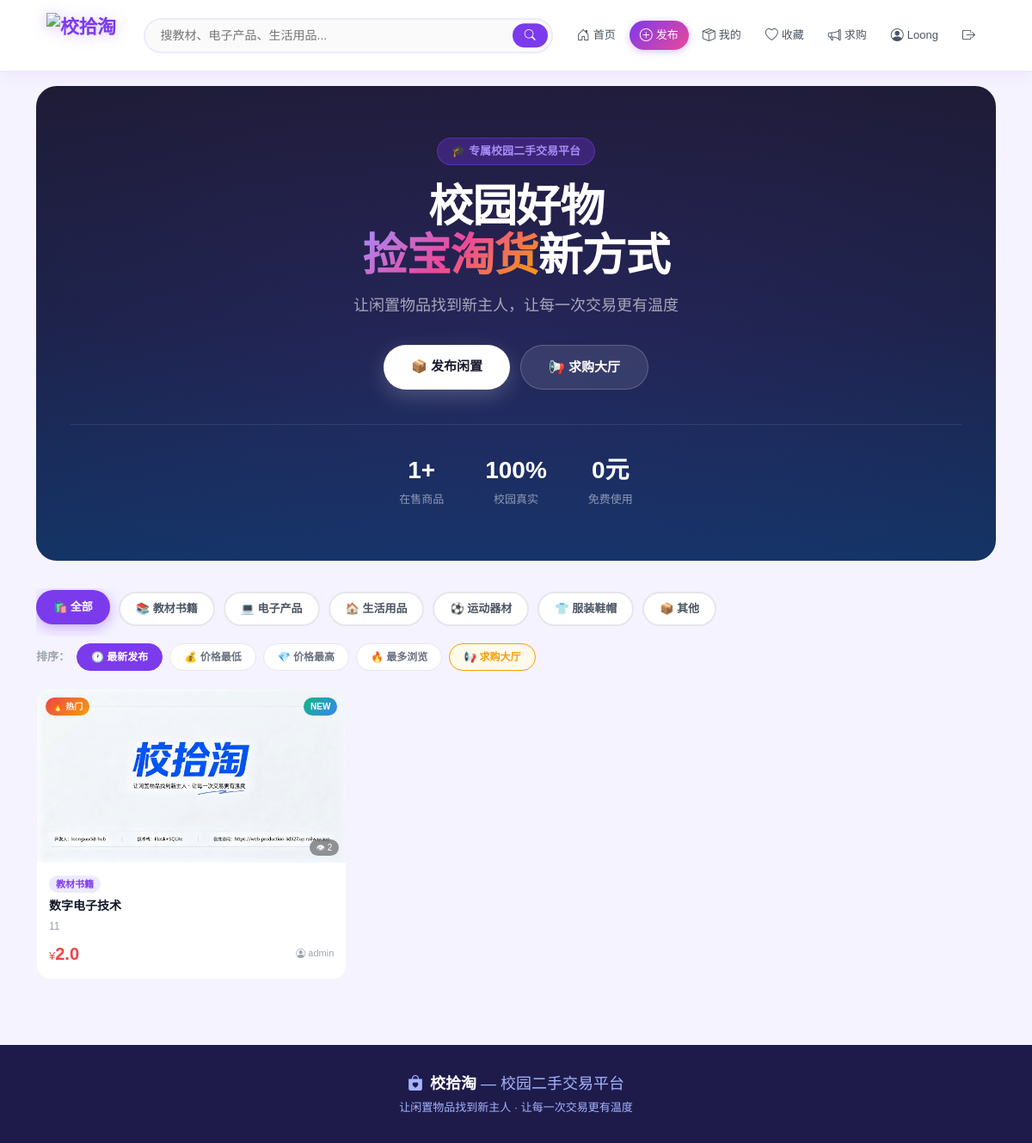
Screenshot of / (signed in) with the database file from the repository.
### app.py (models this page shows)
class User(UserMixin, db.Model):
    id = db.Column(db.Integer, primary_key=True)
    username = db.Column(db.String(80), unique=True, nullable=False)
    password = db.Column(db.String(200), nullable=False)
    avatar = db.Column(db.String(200), default='default_avatar.png')
    created_at = db.Column(db.DateTime, default=datetime.now)
    products = db.relationship('Product', backref='seller', lazy=True)

class Product(db.Model):
    id = db.Column(db.Integer, primary_key=True)
    name = db.Column(db.String(100), nullable=False)
    category = db.Column(db.String(50), nullable=False)
    price = db.Column(db.Float, nullable=False)
    description = db.Column(db.Text, nullable=False)
    image = db.Column(db.String(200), default='default.jpg')
    status = db.Column(db.String(20), default='在售')
    views = db.Column(db.Integer, default=0)
    created_at = db.Column(db.DateTime, default=datetime.now)
    user_id = db.Column(db.Integer, db.ForeignKey('user.id'), nullable=False)
    messages = db.relationship('Message', backref='product', lazy=True)

### app.py (the view)
@app.route('/')
def index():
    search = request.args.get('search', '')
    category = request.args.get('category', '')
    sort = request.args.get('sort', 'new')
    query = Product.query.filter_by(status='在售')
    if search:
        query = query.filter(Product.name.contains(search) | Product.description.contains(search))
    if category:
        query = query.filter_by(category=category)
    if sort == 'price_asc':
        query = query.order_by(Product.price.asc())
    elif sort == 'price_desc':
        query = query.order_by(Product.price.desc())
    elif sort == 'views':
        query = query.order_by(Product.views.desc())
    else:
        query = query.order_by(Product.created_at.desc())
    products = query.all()
    categories = ['教材书籍', '电子产品', '生活用品', '运动器材', '服装鞋帽', '其他']
    return render_template('index.html', products=products, categories=categories, search=search, current_category=category, sort=sort)

### app.py (called while the page is built)
@login_manager.user_loader
def load_user(user_id):
    return User.query.get(int(user_id))

### templates/index.html (shortened to what this page needs)
{% extends 'base.html' %}
{% block content %}
<div class="hero-section">
    <div style="position:relative;z-index:1;">
        <div class="hero-tag">🎓 专属校园二手交易平台</div>
        <h1 class="hero-title">校园好物<br><span>捡宝淘货</span>新方式</h1>
        <p class="hero-subtitle">让闲置物品找到新主人，让每一次交易更有温度</p>
        <div class="hero-btns">
            {% if not current_user.is_authenticated %}
            <a href="/register" class="hero-btn-primary">🚀 免费加入</a>
            <a href="/login" class="hero-btn-secondary">登录账号</a>
            {% else %}
            <a href="/publish" class="hero-btn-primary">📦 发布闲置</a>
            <a href="/want" class="hero-btn-secondary">📢 求购大厅</a>
            {% endif %}
        </div>
        <div class="hero-stats">
            <div class="stat-item">
                <span class="stat-num">{{ products|length }}+</span>
                <span class="stat-label">在售商品</span>
            </div>
            <div class="stat-item">
                <span class="stat-num">100%</span>
                <span class="stat-label">校园真实</span>
            </div>
            <div class="stat-item">
                <span class="stat-num">0元</span>
                <span class="stat-label">免费使用</span>
            </div>
        </div>
    </div>
</div>
{% set cat_icons = {'教材书籍':'📚','电子产品':'💻','生活用品':'🏠','运动器材':'⚽','服装鞋帽':'👕','其他':'📦'} %}
<div class="category-bar">
    <a href="/?sort={{ sort }}" class="cat-tag {{ 'active' if not current_category else 'inactive' }}">🛍️ 全部</a>
    {% for cat in categories %}
    <a href="/?category={{ cat }}&sort={{ sort }}{% if search %}&search={{ search }}{% endif %}"
       class="cat-tag {{ 'active' if current_category == cat else 'inactive' }}">
        {{ cat_icons.get(cat,'📦') }} {{ cat }}
    </a>
    {% endfor %}
</div>
<div class="sort-bar">
    <span style="font-size:13px;color:#9CA3AF;font-weight:600;">排序：</span>
    <a href="/?sort=new{% if current_category %}&category={{ current_category }}{% endif %}{% if search %}&search={{ search }}{% endif %}" class="sort-tag {{ 'active' if sort == 'new' else '' }}">🕐 最新发布</a>
    <a href="/?sort=price_asc{% if current_category %}&category={{ current_category }}{% endif %}{% if search %}&search={{ search }}{% endif %}" class="sort-tag {{ 'active' if sort == 'price_asc' else '' }}">💰 价格最低</a>
    <a href="/?sort=price_desc{% if current_category %}&category={{ current_category }}{% endif %}{% if search %}&search={{ search }}{% endif %}" class="sort-tag {{ 'active' if sort == 'price_desc' else '' }}">💎 价格最高</a>
    <a href="/?sort=views{% if current_category %}&category={{ current_category }}{% endif %}{% if search %}&search={{ search }}{% endif %}" class="sort-tag {{ 'active' if sort == 'views' else '' }}">🔥 最多浏览</a>
    <a href="/want" class="sort-tag" style="border-color:#F59E0B;color:#F59E0B;background:#FFFBEB;">📢 求购大厅</a>
</div>
{% if products %}
<div class="masonry">
    {% set heights = [200, 160, 220, 180, 240, 170, 210, 190] %}
    {% for product in products %}
    <div class="masonry-item" style="animation-delay: {{ loop.index0 * 0.04 }}s;">
        <a href="/product/{{ product.id }}" class="product-card">
            <div class="product-img-wrap">
                {% if product.image != 'default.jpg' %}
                <img src="/static/uploads/{{ product.image }}" class="product-img" alt="{{ product.name }}">
                {% else %}
                {% set ph = ['📚','💻','👕','⚽','🏠','📦','🎮','📱','🎒','✏️'] %}
                <div class="product-placeholder" style="height: {{ heights[loop.index0 % 8] }}px; font-size: 56px;">
                    {{ ph[loop.index0 % 10] }}
                </div>
                {% endif %}
                {% if loop.index <= 3 %}
                <div class="hot-badge">🔥 热门</div>
                {% endif %}
                {% if loop.index <= 6 %}
                <div class="new-badge">NEW</div>
                {% endif %}
                <div class="views-badge">👁 {{ product.views }}</div>
            </div>
            <div class="product-info">
                <div class="product-cat">{{ product.category }}</div>
                <div class="product-name">{{ product.name }}</div>
                <div class="product-desc">{{ product.description[:50] }}</div>
                <div class="product-bottom">
                    <div class="product-price"><small>¥</small>{{ product.price }}</div>
                    <div class="product-seller">
                        <i class="bi bi-person-circle"></i>{{ product.seller.username }}
                    </div>
                </div>
            </div>
        </a>
    </div>
    {% endfor %}
</div>
{% endif %}
{% endblock %}

### templates/base.html (shortened to what this page needs)
<!DOCTYPE html>
<html lang="zh">
<head>
    <link href="https://cdn.jsdelivr.net/npm/bootstrap@5.3.0/dist/css/bootstrap.min.css" rel="stylesheet">
    <link href="https://cdn.jsdelivr.net/npm/bootstrap-icons@1.10.0/font/bootstrap-icons.css" rel="stylesheet">
</head>
<body>
<nav class="navbar">
    <div class="navbar-inner container">
        <a class="navbar-brand" href="/">
    <div style="display:flex;align-items:center;gap:10px;">
    <img src="{{ url_for('static', filename='logo.png') }}" alt="校拾淘" style="height:52px;width:auto;object-fit:contain;filter:drop-shadow(0 2px 8px rgba(124,58,237,0.3));">
</div>
</a>
        <form class="search-wrap" action="/" method="GET">
            <input type="search" name="search" placeholder="搜教材、电子产品、生活用品..." value="{{ request.args.get('search', '') }}">
            <button type="submit"><i class="bi bi-search"></i></button>
        </form>
        <div class="nav-links">
            <a class="nav-link-item" href="/"><i class="bi bi-house-door"></i>首页</a>
            {% if current_user.is_authenticated %}
                <a class="nav-link-item nav-publish" href="/publish"><i class="bi bi-plus-circle"></i>发布</a>
                <a class="nav-link-item" href="/my_products"><i class="bi bi-box-seam"></i>我的</a>
                <a class="nav-link-item" href="/my_favorites"><i class="bi bi-heart"></i>收藏</a>
                <a class="nav-link-item" href="/want"><i class="bi bi-megaphone"></i>求购</a>
                <a class="nav-link-item" href="/profile/{{ current_user.id }}"><i class="bi bi-person-circle"></i>{{ current_user.username }}</a>
                <a class="nav-link-item" href="/logout"><i class="bi bi-box-arrow-right"></i></a>
            {% else %}
                <a class="nav-link-item nav-publish" href="/register"><i class="bi bi-person-plus"></i>注册</a>
                <a class="nav-link-item" href="/login"><i class="bi bi-person"></i>登录</a>
            {% endif %}
        </div>
    </div>
</nav>
<div class="container py-3">
    {% block content %}{% endblock %}
</div>
<footer class="footer">
    <div class="container">
        <p class="mb-1" style="font-size:18px;"><i class="bi bi-bag-heart-fill me-2" style="color:#A5B4FC;"></i><strong>校拾淘</strong> — 校园二手交易平台</p>
        <p class="mb-0" style="font-size:13px;">让闲置物品找到新主人 · 让每一次交易更有温度</p>
    </div>
</footer>
</body>
</html>

### templates/base.html (style rules this page uses)
:root { --primary: #7C3AED; --primary-light: #EDE9FE; --secondary: #F59E0B; --accent: #EC4899; --success: #10B981; }
* { box-sizing: border-box; }
body { background: #F5F3FF; font-family: 'Microsoft YaHei', sans-serif; }
.navbar { background: white; border-bottom: 2px solid var(--primary-light); padding: 0 0; box-shadow: 0 2px 20px rgba(124,58,237,0.08); position: sticky; top: 0; z-index: 100; }
.navbar-inner { display: flex; align-items: center; gap: 16px; padding: 10px 24px; }
.navbar-brand { font-size: 22px; font-weight: 900; color: var(--primary) !important; text-decoration: none; letter-spacing: -0.5px; display: flex; align-items: center; gap: 6px; }
.search-wrap { flex: 1; max-width: 480px; position: relative; }
.search-wrap input { width: 100%; border: 2px solid var(--primary-light); border-radius: 99px; padding: 8px 48px 8px 18px; font-size: 14px; outline: none; transition: border-color 0.2s, box-shadow 0.2s; background: #FAFAFA; }
.search-wrap button { position: absolute; right: 6px; top: 50%; transform: translateY(-50%); background: var(--primary); border: none; color: white; border-radius: 99px; padding: 4px 14px; font-size: 13px; cursor: pointer; transition: background 0.2s, transform 0.1s; }
.nav-links { display: flex; align-items: center; gap: 4px; margin-left: auto; }
.nav-link-item { display: flex; align-items: center; gap: 4px; padding: 6px 12px; border-radius: 99px; font-size: 13px; color: #4B5563; text-decoration: none; font-weight: 500; transition: background 0.2s, color 0.2s, transform 0.15s; white-space: nowrap; }
.nav-link-item i { font-size: 15px; }
.nav-publish { background: linear-gradient(135deg, var(--primary), #EC4899); color: white !important; box-shadow: 0 2px 8px rgba(124,58,237,0.3); }
.product-card { background: white; border-radius: 16px; overflow: hidden; border: 1.5px solid #EDE9FE; transition: transform 0.25s cubic-bezier(0.34,1.56,0.64,1), box-shadow 0.25s; cursor: pointer; position: relative; }
.footer { background: #1E1B4B; color: #A5B4FC; padding: 32px 0; margin-top: 60px; text-align: center; }
.footer strong { color: white; }

### rows the page displays
User: username "Loong"
Product: image (picture), views "2", category "教材书籍", name "数字电子技术", description "11", price "2.0", seller.username "admin"

### other values shown
{{ products|length }} "1"
{{ cat_icons.get(cat,'📦') }} "📚" "💻" "🏠" "⚽" "👕" "📦"
{{ cat }} "教材书籍" "电子产品" "生活用品" "运动器材" "服装鞋帽" "其他"
